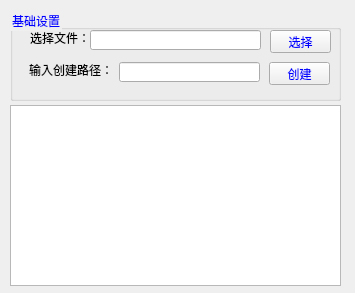
<?xml version="1.0" encoding="UTF-8"?>
<ui version="4.0">
 <class>MainWindow</class>
 <widget class="QMainWindow" name="MainWindow">
  <property name="geometry">
   <rect>
    <x>0</x>
    <y>0</y>
    <width>355</width>
    <height>293</height>
   </rect>
  </property>
  <property name="windowTitle">
   <string>将现有问题存放到不同的文件中</string>
  </property>
  <widget class="QWidget" name="centralwidget">
   <widget class="QGroupBox" name="groupBox">
    <property name="geometry">
     <rect>
      <x>10</x>
      <y>10</y>
      <width>331</width>
      <height>91</height>
     </rect>
    </property>
    <property name="styleSheet">
     <string notr="true">color: rgb(0, 0, 255);</string>
    </property>
    <property name="title">
     <string>基础设置</string>
    </property>
    <widget class="QLabel" name="label">
     <property name="geometry">
      <rect>
       <x>20</x>
       <y>20</y>
       <width>61</width>
       <height>16</height>
      </rect>
     </property>
     <property name="styleSheet">
      <string notr="true">color: rgb(0, 0, 0);</string>
     </property>
     <property name="text">
      <string>选择文件：</string>
     </property>
    </widget>
    <widget class="QLineEdit" name="lineEdit">
     <property name="geometry">
      <rect>
       <x>80</x>
       <y>20</y>
       <width>171</width>
       <height>20</height>
      </rect>
     </property>
    </widget>
    <widget class="QPushButton" name="pushButton">
     <property name="geometry">
      <rect>
       <x>260</x>
       <y>20</y>
       <width>61</width>
       <height>23</height>
      </rect>
     </property>
     <property name="styleSheet">
      <string notr="true">color: rgb(0, 0, 255);</string>
     </property>
     <property name="text">
      <string>选择</string>
     </property>
    </widget>
    <widget class="QLineEdit" name="lineEdit_2">
     <property name="geometry">
      <rect>
       <x>109</x>
       <y>52</y>
       <width>141</width>
       <height>20</height>
      </rect>
     </property>
    </widget>
    <widget class="QPushButton" name="pushButton_2">
     <property name="geometry">
      <rect>
       <x>259</x>
       <y>52</y>
       <width>61</width>
       <height>23</height>
      </rect>
     </property>
     <property name="styleSheet">
      <string notr="true">color: rgb(0, 0, 255);</string>
     </property>
     <property name="text">
      <string>创建</string>
     </property>
    </widget>
    <widget class="QLabel" name="label_2">
     <property name="geometry">
      <rect>
       <x>19</x>
       <y>52</y>
       <width>81</width>
       <height>16</height>
      </rect>
     </property>
     <property name="styleSheet">
      <string notr="true">color: rgb(0, 0, 0);</string>
     </property>
     <property name="text">
      <string>输入创建路径：</string>
     </property>
    </widget>
   </widget>
   <widget class="QTableWidget" name="tableWidget">
    <property name="geometry">
     <rect>
      <x>10</x>
      <y>105</y>
      <width>331</width>
      <height>181</height>
     </rect>
    </property>
   </widget>
  </widget>
 </widget>
 <resources/>
 <connections/>
</ui>
